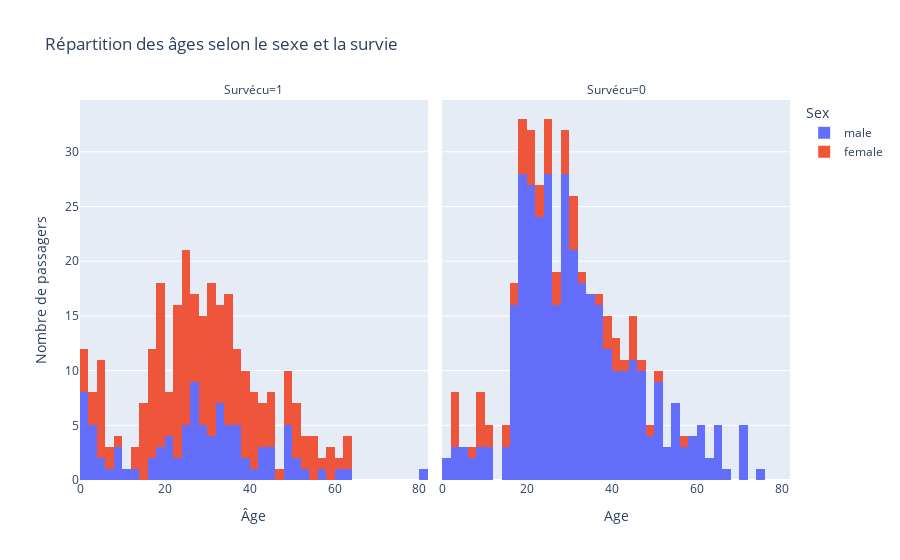

The notebook cell this image was saved under:
### Code cell
# Répartition des âges selon le sexe
fig_reparti_age_sexe = px.histogram(
    df_train,
    x='Age',
    color='Sex', 
    facet_col='Survived',
    title='Répartition des âges selon le sexe et la survie',
    labels={'Survived': 'Survécu'},
    category_orders={'Survived': [1, 0]}
)

fig_reparti_age_sexe.update_layout(xaxis_title='Âge', yaxis_title='Nombre de passagers')
fig_reparti_age_sexe.show()

### Figure 1 — Plotly figure (JSON) as saved in the notebook; plotly's stock layout.template omitted (floating-point values rounded to 4 significant figures; data arrays with more than 128 entries replaced by an {"elided": "..."} marker saying what was removed)
{"data": [{"bingroup": "x", "hovertemplate": "Sex=male<br>Survécu=1<br>Age=%{x}<br>count=%{y}<extra></extra>", "legendgroup": "male", "marker": {"color": "#636efa", "pattern": {"shape": ""}}, "name": "male", "orientation": "v", "showlegend": true, "type": "histogram", "x": [NaN, 34.0, 28.0, NaN, NaN, NaN, 32.0, 0.83, 29.0, 23.0, NaN, 12.0, 24.0, 27.0, 9.0, 1.0, 45.0, 3.0, 18.0, 26.0, 40.0, 16.0, 38.0, 19.0, 37.0, 3.0, 25.0, 25.0, 19.0, 30.0, 42.0, NaN, NaN, 0.92, 45.0, 2.0, 3.0, 25.0, 36.0, 21.0, 39.0, 3.0, 44.0, 32.0, 28.0, NaN, 4.0, 34.0, 52.0, 49.0, 29.0, 48.0, 25.0, 9.0, NaN, 26.0, 29.0, 36.0, 32.0, NaN, 8.0, 17.0, 22.0, 32.0, 62.0, 36.0, 32.0, 60.0, 49.0, 35.0, 27.0, 42.0, 20.0, 80.0, 32.0, NaN, 48.0, 56.0, 50.0, 20.0, 31.0, 36.0, 27.0, 31.0, NaN, 35.0, 42.0, NaN, 48.0, 27.0, 35.0, NaN, 31.0, 6.0, 0.67, 20.0, 1.0, 11.0, 0.42, 27.0, 27.0, 1.0, NaN, 0.83, 32.0, NaN, 51.0, 4.0, 26.0], "xaxis": "x", "yaxis": "y"}, {"bingroup": "x", "hovertemplate": "Sex=female<br>Survécu=1<br>Age=%{x}<br>count=%{y}<extra></extra>", "legendgroup": "female", "marker": {"color": "#EF553B", "pattern": {"shape": ""}}, "name": "female", "orientation": "v", "showlegend": true, "type": "histogram", "x": {"elided": "233 float values"}, "xaxis": "x", "yaxis": "y"}, {"bingroup": "x", "hovertemplate": "Sex=male<br>Survécu=0<br>Age=%{x}<br>count=%{y}<extra></extra>", "legendgroup": "male", "marker": {"color": "#636efa", "pattern": {"shape": ""}}, "name": "male", "orientation": "v", "showlegend": false, "type": "histogram", "x": {"elided": "468 float values"}, "xaxis": "x2", "yaxis": "y2"}, {"bingroup": "x", "hovertemplate": "Sex=female<br>Survécu=0<br>Age=%{x}<br>count=%{y}<extra></extra>", "legendgroup": "female", "marker": {"color": "#EF553B", "pattern": {"shape": ""}}, "name": "female", "orientation": "v", "showlegend": false, "type": "histogram", "x": [14.0, 31.0, 8.0, 18.0, 40.0, 27.0, 18.0, 16.0, 28.0, 14.5, 20.0, 17.0, 2.0, 47.0, NaN, 9.0, 45.0, 50.0, NaN, 24.0, 2.0, NaN, NaN, NaN, 25.0, 29.0, 41.0, NaN, 45.0, 24.0, 2.0, 26.0, 38.0, 45.0, 3.0, 31.0, 21.0, 20.0, NaN, NaN, 10.0, 28.0, 21.0, 22.0, NaN, 25.0, 21.0, NaN, 37.0, 30.0, 9.0, 11.0, NaN, 29.0, NaN, NaN, 39.0, 26.0, 9.0, 41.0, 2.0, 18.0, 32.0, 43.0, NaN, 18.0, 25.0, 48.0, 30.5, 57.0, NaN, 30.0, 18.0, 6.0, 23.0, 9.0, 44.0, NaN, 22.0, 39.0, NaN], "xaxis": "x2", "yaxis": "y2"}], "layout": {"annotations": [{"font": {}, "showarrow": false, "text": "Survécu=1", "x": 0.245, "xanchor": "center", "xref": "paper", "y": 1, "yanchor": "bottom", "yref": "paper"}, {"font": {}, "showarrow": false, "text": "Survécu=0", "x": 0.755, "xanchor": "center", "xref": "paper", "y": 1, "yanchor": "bottom", "yref": "paper"}], "barmode": "relative", "legend": {"title": {"text": "Sex"}, "tracegroupgap": 0}, "title": {"text": "Répartition des âges selon le sexe et la survie"}, "xaxis": {"anchor": "y", "domain": [0, 0.49], "title": {"text": "Âge"}}, "xaxis2": {"anchor": "y2", "domain": [0.51, 1], "matches": "x", "title": {"text": "Age"}}, "yaxis": {"anchor": "x", "domain": [0, 1], "title": {"text": "Nombre de passagers"}}, "yaxis2": {"anchor": "x2", "domain": [0, 1], "matches": "y", "showticklabels": false}}}
